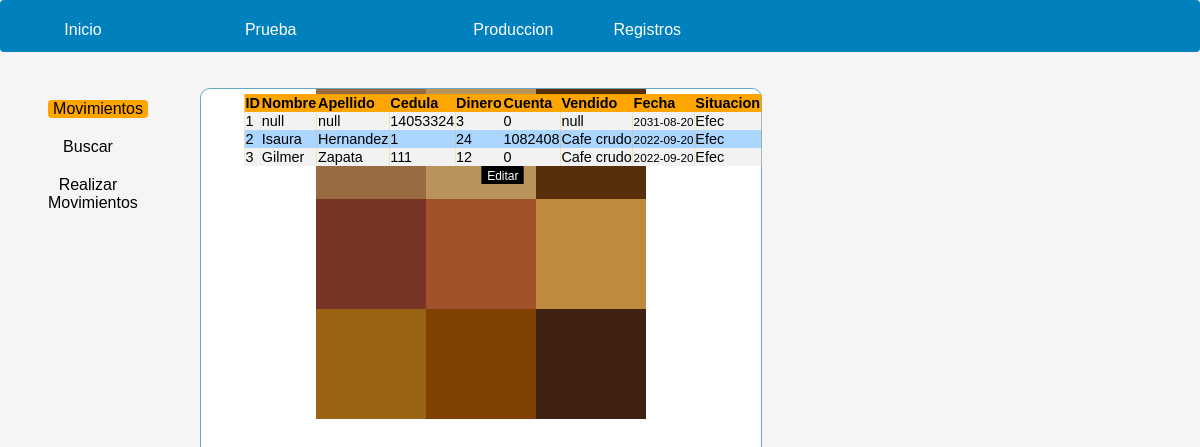
/Codigo/registros/tabla_registros.php, run on the app's committed database.
### tables this page shows
CREATE TABLE `ventas` (
  `id` int(20) UNSIGNED NOT NULL,
  `Nombre` varchar(18) NOT NULL,
  `Apellido` varchar(18) NOT NULL,
  `Cedula` int(11) NOT NULL,
  `Dinero` int(50) NOT NULL,
  `Cuenta` int(21) NOT NULL,
  `Vendido` varchar(20) NOT NULL,
  `Fecha` date NOT NULL,
  `Status` varchar(4) NOT NULL,
  `Movimiento` text NOT NULL,
  `Saldo` bigint(20) DEFAULT NULL,
  `Situacion` varchar(20) NOT NULL,
  `Latas` int(10) NOT NULL,
  `Kg` int(10) NOT NULL,
  `NumReferencia` int(20) NOT NULL,
  `Nota` varchar(120) NOT NULL,
  `Procesado` varchar(2) NOT NULL
);

### Codigo/sql/ConexionBase.php (called while the page is built, shortened)
<?php
	class Conexion{
 		public function Conexion(){
			$this->conexionBase = new mysqli(DB_HOST, DB_USUARIO, DB_CLAVE, DB_NOMBRE);
		}
	}
 ?>

### Codigo/sql/registros/mostrar_tabla_registros.php (the view, shortened to what this page needs)
<?php
    include_once($_SERVER['DOCUMENT_ROOT']."/Codigo/sql/ConexionBase.php");
        class Mostrar_tabla_registros extends Conexion{
                public function get_registros(){
                    $blancoazul=0;
                    $sql="SELECT * FROM ventas where 1";
                    $resultado=$this->conexionBase->query($sql);
                    if(mysqli_num_rows($resultado)>0){
                       echo "<table align='center' style='background-color:orange;padding:2px;border-radius:0px;white-space:pre;border-collapse:collapse;'>";
                        echo"<tr><td style=border:10;background:orange;color:black;width:100%;'><b>ID</b></td>";
                        echo"<td style=border:10;background:orange;color:black;width:100%;'><b>Nombre</b></td>";
                        echo"<td style=border:10;background:orange;color:black;width:100%;'><b>Apellido</b></td>";
                        echo"<td style=border:10;background:orange;color:black;width:100%;'><b>Cedula</b></td>";
                        echo"<td style=border:10;background:orange;color:black;width:100%;'><b>Dinero</b></td>";
                        echo"<td style=border:10;background:orange;color:black;width:100%;'><b>Cuenta</b></td>";
                        echo"<td style=border:10;background:orange;color:black;'><b>Vendido</b></td>";
                        echo"<td style=border:10;background:orange;color:black;'><b>Fecha</b></td>";
                        echo"<td style=border:10;background:orange;color:black;'><b>Situacion</b></td></tr>";
                        while ($fila=$resultado->fetch_row()){
                            $blancoazul++;
                            if($blancoazul%2){
                            echo "<tr><td style='border:0;background:#f2f2f2;color:black'>$fila[0]</td>";
                            echo "<td style='border:0;background:#f2f2f2;color:black;'>$fila[1]</td>";
                            echo "<td style='border:0;background:#f2f2f2;color:black'>$fila[2]</td>";
                            echo "<td style='border:0;background:#f2f2f2;color:black'>$fila[3]</td>";
                            echo "<td style='border:0;background:#f2f2f2;color:black'>$fila[4]</td>";
                            echo "<td style='border:0;background:#f2f2f2;color:black'>$fila[5]</td>";
                            echo "<td style='border:0;background:#f2f2f2;color:black'>$fila[6]</td>";
                            echo "<td style='border:0;background:#f2f2f2;color:black;font-size:13px;'>$fila[7]</td>";
                            echo "<td style='border:0;background:#f2f2f2;color:black'>$fila[8]</td></tr>";}else{
                                echo "<tr><td style='border:0;background:#ABD6FF;color:black'>$fila[0]</td>";
                            echo "<td style='border:0;background:#ABD6FF;color:black;'>$fila[1]</td>";
                            echo "<td style='border:0;background:#ABD6FF;color:black'>$fila[2]</td>";
                            echo "<td style='border:0;background:#ABD6FF;color:black'>$fila[3]</td>";
                            echo "<td style='border:0;background:#ABD6FF;color:black'>$fila[4]</td>";
                            echo "<td style='border:0;background:#ABD6FF;color:black'>$fila[5]</td>";
                            echo "<td style='border:0;background:#ABD6FF;color:black'>$fila[6]</td>";
                            echo "<td style='border:0;background:#ABD6FF;color:black;font-size:13px;'>$fila[7]</td>";
                            echo "<td style='border:0;background:#ABD6FF;color:black'>$fila[8]</td></tr>";
                            }
                        }
                    }else{
                    echo "<tr><td style='color:white'>Sin resultados</td></tr>";
                    }
                    echo "</table>";
                }
}
?>

### Codigo/registros/tabla_registros.php (shortened to what this page needs)
<!DOCTYPE html>
<html>
<head>
	<link rel="stylesheet" type="text/css" href="/Codigo/css/mihojadeestilos.css">
    <link rel="stylesheet" type="text/css" href="/Codigo/css/inicio/historias/historias.css">
</head>
<body>
    <div id='barras'>
    <?php
        include_once($_SERVER['DOCUMENT_ROOT']."/Codigo/sql/registros/mostrar_tabla_registros.php");
	 ?>
    </div>
	 <section align="center">
        <div id='tabla' align="center">
            <?php
                $mostrar=new Mostrar_tabla_registros();
                $mostrar->get_registros();
            ?>
        <button id='enviar'>Editar</button>
        </div>
        <img src="/Cafe.png">
	 </section>
</body>
</html>

### Codigo/css/mihojadeestilos.css (style rules this page uses)
body { font-family: arial,verdana; border-radius: 10px; background-color:whitesmoke; }
section { position: absolute; margin-top: 80px; left: 200px; height:1024px; width: 500px; border-radius:10px; padding: 0px 30px; background-color:white; border: solid 1px #68A7BC; }
p { font-family:arial; color:black; }

### Codigo/css/inicio/historias/historias.css (style rules this page uses)
section div { width: 400px; margin-left: 10%; margin-right: 30%; margin-bottom: 60px; background-color:black; border-radius: 12px; padding:0px 5px 0px 5px; transition: all .3s; }

### Codigo/css/barras/estilos_barra_navegacion.css (style rules this page uses)
p { font-family: arial,verdana; }
nav ul { display: inline; }
#navegacionprincipal { left: 0; position: fixed; top:0px; z-index: 100; background-color:#0080BC; border-radius: 4px; width: 100%; margin-bottom: 20px; max-height: 100px; }
#navegacionprincipal a { text-decoration: none; color:white; transition:all .3s; }
li { border-radius: 4px; display: inline-grid; margin-left: 30px; margin-bottom: 10px; transition: all .3s; width:80px; text-align: center; min-width: 100px; box-shadow:0px 0px 0px white; }
#tablenav { width:100%; }

### Codigo/css/barras/estilo_barra_lateral.css (style rules this page uses)
#barralateral { position: fixed; top:80px; z-index: 100; float:left; height: 1024px; background-color: transparent; font-size: 14px; overflow: hidden; width:150px; background-color: whitesmoke; }
aside blockquote a { margin-top: 12px; }
aside blockquote a p { text-align: center; font-size:16px; border-radius: 4px; width:80px; margin-top: 20px; margin-bottom: 20px; }
#ul_seleccionado p { background-color:orange; border-radius: 4px; width:80px; text-align: center; min-width: 100px; box-shadow:0px 0px 0px white; }
#barralateral a { text-decoration: none; color:white; transition:all .3s; }

### Codigo/registros/tabla_registros.php (style rules this page uses)
#tabla { position: absolute; background-color: transparent; left: 10px; top:0px; margin-left: 0; z-index: 4; width: auto; transform: scale(0.9); }
#enviar { border:0; background-color: black; height: 20px; color:white; }

### data on the page
ventas: id "1", Nombre "null", Apellido "null", Cedula "14053324", Dinero "3", Cuenta "0", Vendido "null", Fecha "2031-08-20", Status "Efec"
ventas: id "2", Nombre "Isaura", Apellido "Hernandez", Cedula "1", Dinero "24", Cuenta "1082408", Vendido "Cafe crudo", Fecha "2022-09-20", Status "Efec"
ventas: id "3", Nombre "Gilmer", Apellido "Zapata", Cedula "111", Dinero "12", Cuenta "0", Vendido "Cafe crudo", Fecha "2022-09-20", Status "Efec"
